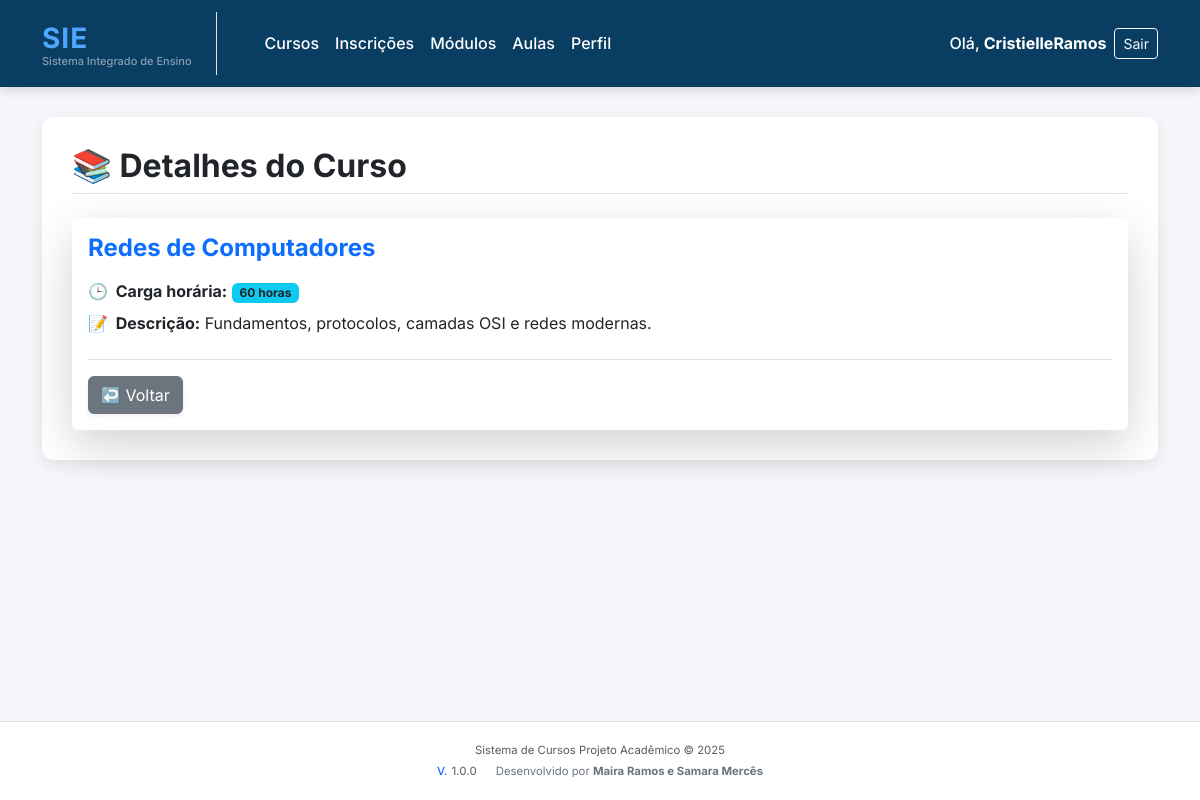
Screenshot of /cursos/1/ (signed in) with the database file from the repository.
### cursos/models.py (models this page shows, shortened)
class Curso(models.Model):
    nome = models.CharField(max_length=100)
    descricao = models.TextField(blank=True)
    carga_horaria = models.PositiveIntegerField()
    class Meta:
        permissions = [
            ("ver_curso", "Pode visualizar cursos"),
            ("criar_curso", "Pode criar cursos"),
            ("editar_curso", "Pode editar cursos"),
            ("deletar_curso", "Pode deletar cursos"),
        ]

### cursos/views.py (the view)
# urls.py: path('<int:id>/', views.detalhe_curso, name='detalhe_curso'),
@login_required
def detalhe_curso(request, id):
    curso = get_object_or_404(Curso, id=id)
    try:
        grupo_professor = Group.objects.get(name="Professor")
        is_professor = grupo_professor in request.user.groups.all()
    except Group.DoesNotExist:
        is_professor = False
    return render(request, 'cursos/detalhe.html', {
        'curso': curso,
        'is_professor': is_professor
    })

### templates/cursos/detalhe.html (shortened to what this page needs)
{% extends 'base.html' %}
{% block content %}
    <div class="d-flex justify-content-between align-items-center mb-4 pb-2 border-bottom">
        <h2 class="fw-bold mb-0">📚 Detalhes do Curso</h2>
    </div>
    <div class="card shadow-lg border-0 mt-3">
        <div class="card-body">
            <h4 class="card-title fw-bold mb-3 text-primary">
                {{ curso.nome }}
            </h4>
            <div class="mb-4">
                <p class="card-text mb-2">
                    <strong><span class="text-secondary me-1">🕒</span> Carga horária:</strong>
                    <span class="badge bg-info text-dark">{{ curso.carga_horaria }} horas</span>
                </p>
                <p class="card-text">
                    <strong><span class="text-secondary me-1">📝</span> Descrição:</strong>
                    {{ curso.descricao }}
                </p>
            </div>
            <div class="mt-3 pt-3 border-top d-flex justify-content-start align-items-center">
                <a href="{% url 'listar_cursos' %}" class="btn btn-secondary shadow-sm" title="Voltar para a Lista">
                    ↩️ Voltar
                </a>
            </div>
        </div>
    </div>
{% endblock %}

### templates/base.html (shortened to what this page needs)
<!DOCTYPE html>
<html lang="pt-br">
<head>
    <link href="https://cdn.jsdelivr.net/npm/bootstrap@5.3.0/dist/css/bootstrap.min.css" rel="stylesheet">
</head>
<body>
<nav class="navbar navbar-expand-lg navbar-modern sticky-top">
    <div class="container">
        <a class="navbar-brand d-flex flex-column align-items-start pe-3 pe-lg-4 border-end border-white-50" href="/">
            <span class="fw-bold logo-text" style="letter-spacing: 1px;">
                SIE
            </span>
            <small class="text-white-50" style="font-size: 11px; margin-top: -6px;">
                Sistema Integrado de Ensino
            </small>
        </a>
        <div class="collapse navbar-collapse justify-content-between" id="navbarNav">
            <ul class="navbar-nav me-auto mb-2 mb-lg-0 ms-lg-4">
                <li class="nav-item">
                    <a class="nav-link {% if request.path == '/cursos/' or request.path == '/cursos' %}active fw-bolder{% endif %}"
                       href="/cursos/" aria-current="page">Cursos</a>
                </li>
                <li class="nav-item">
                    <a class="nav-link {% if request.path == '/inscricoes/' or request.path == '/inscricoes' %}active fw-bolder{% endif %}"
                       href="/inscricoes/">Inscrições</a>
                </li>
                <li class="nav-item">
                    <a class="nav-link {% if request.path == '/modulos/' or request.path == '/modulos' %}active fw-bolder{% endif %}"
                       href="/modulos/">Módulos</a>
                </li>
                 <li class="nav-item">
                    <a class="nav-link {% if request.path == '/aulas/' or request.path == '/aulas' %}active fw-bolder{% endif %}"
                       href="/aulas/">Aulas</a>
                </li>
                <li class="nav-item">
                    <a class="nav-link {% if request.path == '/perfil/' or 'perfil' in request.path %}active fw-bolder{% endif %}"
                       href="/perfil/">Perfil</a>
                </li>
            </ul>
            <ul class="navbar-nav">
                {% if user.is_authenticated %}
                    <li class="nav-item d-flex align-items-center me-2">
                        <span class="nav-link p-0 text-white-50">Olá,</span>
                        <span class="nav-link fw-bold p-0 ms-1">{{ user.username }}</span>
                    </li>
                    <li class="nav-item">
                        <a class="btn btn-outline-light btn-sm" href="{% url 'usuarios:logout' %}">Sair</a>
                    </li>
                {% else %}
                    <li class="nav-item">
                        <a class="btn btn-outline-light btn-sm" href="{% url 'usuarios:login' %}">Entrar</a>
                    </li>
                {% endif %}
            </ul>
        </div>
    </div>
</nav>
<div class="main-content">
    <div class="container">
        <div class="main-box">
            {% block content %}
            {% endblock content %}
        </div>
    </div>
</div>
<footer>
    <div class="container small text-muted">
        <div class="mb-1">
            Sistema de Cursos Projeto Acadêmico © 2025
        </div>
        <div class="text-secondary">
            <span class="fw-medium me-3">
                <span class="text-primary me-1">V.</span>1.0.0
            </span>
            <span>
                Desenvolvido por <span class="fw-bold">Maira Ramos e Samara Mercês</span>
            </span>
        </div>
    </div>
</footer>
</body>
</html>

### templates/base.html (style rules this page uses)
:root { --primary-color: #0a3d62; --secondary-color: #4da6ff; --bg-light: #f4f6fa; }
body { background-color: var(--bg-light); font-family: "Inter", sans-serif; min-height: 100vh; display: flex; flex-direction: column; }
.navbar-modern { background: var(--primary-color); box-shadow: 0 3px 10px rgba(0, 0, 0, 0.15); padding-top: 0.75rem; padding-bottom: 0.75rem; }
.navbar-modern .nav-link, .navbar-modern .navbar-brand { color: #ffffff !important; font-weight: 500; transition: color 0.3s ease; }
.main-content { flex: 1; padding-bottom: 20px; }
.main-box { background: white; border-radius: 12px; padding: 30px; box-shadow: 0 4px 15px rgba(0, 0, 0, 0.08); margin-top: 30px; }
.logo-text { color: var(--secondary-color); font-size: 28px !important; }
footer { margin-top: auto; padding: 20px 0; text-align: center; color: #888; font-size: 13px; border-top: 1px solid #e0e0e0; background-color: white; }

### rows the page displays
Curso: nome "Redes de Computadores", carga_horaria "60", descricao "Fundamentos, protocolos, camadas OSI e redes modernas."

### other values shown
{{ user.username }} "CristielleRamos"
